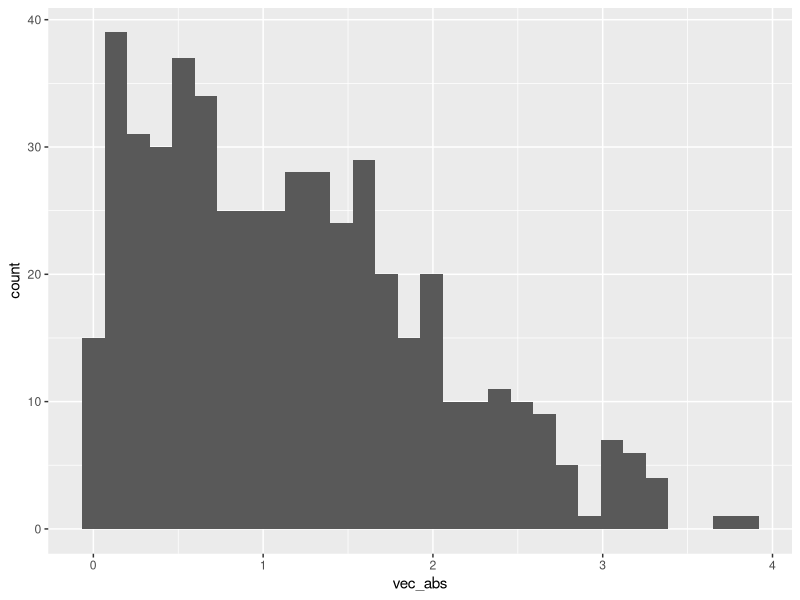

Here is the R script that generated this plot:
## ---- chunk 1
library(tidyverse)
## ---- chunk 2
samp = rnorm(100)
length(samp)
## ---- chunk 3

test_frame <- tibble(
  vec_numeric = rnorm(500, 1),
  vec_logical = vec_numeric > 0, 
  vec_abs = abs(vec_numeric)
)

ggplot(test_frame, aes(x = vec_abs)) + 
  geom_histogram()
